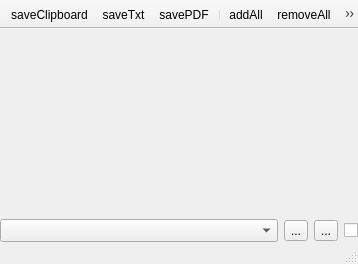
<?xml version="1.0" encoding="UTF-8"?>
<ui version="4.0">
 <class>CompareLines</class>
 <widget class="QMainWindow" name="CompareLines">
  <property name="geometry">
   <rect>
    <x>0</x>
    <y>0</y>
    <width>358</width>
    <height>264</height>
   </rect>
  </property>
  <property name="windowTitle">
   <string>MainWindow</string>
  </property>
  <property name="iconSize">
   <size>
    <width>20</width>
    <height>20</height>
   </size>
  </property>
  <property name="unifiedTitleAndToolBarOnMac">
   <bool>true</bool>
  </property>
  <widget class="QWidget" name="centralwidget">
   <layout class="QVBoxLayout" name="verticalLayout" stretch="1,0">
    <property name="leftMargin">
     <number>0</number>
    </property>
    <property name="topMargin">
     <number>0</number>
    </property>
    <property name="rightMargin">
     <number>0</number>
    </property>
    <property name="bottomMargin">
     <number>0</number>
    </property>
    <item>
     <widget class="nCustomPlot" name="plot" native="true"/>
    </item>
    <item>
     <widget class="QWidget" name="widget" native="true">
      <layout class="QHBoxLayout" name="horizontalLayout" stretch="1,0,0,0">
       <property name="leftMargin">
        <number>0</number>
       </property>
       <property name="topMargin">
        <number>0</number>
       </property>
       <property name="rightMargin">
        <number>0</number>
       </property>
       <property name="bottomMargin">
        <number>0</number>
       </property>
       <item>
        <widget class="QComboBox" name="image">
         <property name="font">
          <font>
           <pointsize>10</pointsize>
          </font>
         </property>
         <property name="neutrinoImage" stdset="0">
          <bool>true</bool>
         </property>
        </widget>
       </item>
       <item>
        <widget class="QToolButton" name="addImage">
         <property name="focusPolicy">
          <enum>Qt::NoFocus</enum>
         </property>
         <property name="toolTip">
          <string>Add image lineout</string>
         </property>
         <property name="text">
          <string>...</string>
         </property>
         <property name="icon">
          <iconset resource="../../../build-neutrinoMaster-Brew-Default/src/qrc/icons.qrc">
           <normaloff>:/icons/plus.png</normaloff>:/icons/plus.png</iconset>
         </property>
        </widget>
       </item>
       <item>
        <widget class="QToolButton" name="removeImage">
         <property name="focusPolicy">
          <enum>Qt::NoFocus</enum>
         </property>
         <property name="toolTip">
          <string>Remove image lineout</string>
         </property>
         <property name="text">
          <string>...</string>
         </property>
         <property name="icon">
          <iconset resource="../../../build-neutrinoMaster-Brew-Default/src/qrc/icons.qrc">
           <normaloff>:/icons/remove.png</normaloff>:/icons/remove.png</iconset>
         </property>
        </widget>
       </item>
       <item>
        <widget class="QCheckBox" name="current">
         <property name="font">
          <font>
           <pointsize>10</pointsize>
          </font>
         </property>
         <property name="toolTip">
          <string>Show current image lineout</string>
         </property>
         <property name="text">
          <string/>
         </property>
         <property name="neutrinoSave" stdset="0">
          <bool>true</bool>
         </property>
        </widget>
       </item>
      </layout>
     </widget>
    </item>
   </layout>
  </widget>
  <widget class="QToolBar" name="toolBar">
   <property name="windowTitle">
    <string>toolBar</string>
   </property>
   <property name="movable">
    <bool>false</bool>
   </property>
   <property name="floatable">
    <bool>false</bool>
   </property>
   <attribute name="toolBarArea">
    <enum>TopToolBarArea</enum>
   </attribute>
   <attribute name="toolBarBreak">
    <bool>false</bool>
   </attribute>
   <addaction name="actionSaveClipboard"/>
   <addaction name="actionSaveTxt"/>
   <addaction name="actionSavePDF"/>
   <addaction name="separator"/>
   <addaction name="actionAddAll"/>
   <addaction name="actionRemoveAll"/>
   <addaction name="separator"/>
   <addaction name="actionLine"/>
  </widget>
  <widget class="QStatusBar" name="statusBar">
   <property name="font">
    <font>
     <pointsize>10</pointsize>
    </font>
   </property>
  </widget>
  <action name="actionSaveClipboard">
   <property name="icon">
    <iconset>
     <normaloff>:icons//saveClipboard.png</normaloff>:icons//saveClipboard.png</iconset>
   </property>
   <property name="text">
    <string>saveClipboard</string>
   </property>
   <property name="toolTip">
    <string>Copy to Clipboard</string>
   </property>
  </action>
  <action name="actionSaveTxt">
   <property name="icon">
    <iconset>
     <normaloff>:icons//saveTxt.png</normaloff>:icons//saveTxt.png</iconset>
   </property>
   <property name="text">
    <string>saveTxt</string>
   </property>
   <property name="toolTip">
    <string>Export TXT</string>
   </property>
  </action>
  <action name="actionSavePDF">
   <property name="icon">
    <iconset>
     <normaloff>:icons//savePDF.png</normaloff>:icons//savePDF.png</iconset>
   </property>
   <property name="text">
    <string>savePDF</string>
   </property>
   <property name="toolTip">
    <string>Export PDF or SVG</string>
   </property>
  </action>
  <action name="actionLine">
   <property name="icon">
    <iconset>
     <normaloff>:icons//line.png</normaloff>:icons//line.png</iconset>
   </property>
   <property name="text">
    <string>rect</string>
   </property>
   <property name="toolTip">
    <string>Show Region</string>
   </property>
  </action>
  <action name="actionAddAll">
   <property name="icon">
    <iconset resource="../../../build-neutrinoMaster-Brew-Default/src/qrc/icons.qrc">
     <normaloff>:/icons/plus.png</normaloff>:/icons/plus.png</iconset>
   </property>
   <property name="text">
    <string>addAll</string>
   </property>
   <property name="toolTip">
    <string>add all images</string>
   </property>
  </action>
  <action name="actionRemoveAll">
   <property name="icon">
    <iconset resource="../../../build-neutrinoMaster-Brew-Default/src/qrc/icons.qrc">
     <normaloff>:/icons/remove.png</normaloff>:/icons/remove.png</iconset>
   </property>
   <property name="text">
    <string>removeAll</string>
   </property>
  </action>
 </widget>
 <customwidgets>
  <customwidget>
   <class>nCustomPlot</class>
   <extends>QWidget</extends>
   <header>nCustomPlots.h</header>
   <container>1</container>
  </customwidget>
 </customwidgets>
 <resources>
  <include location="../../../build-neutrinoMaster-Brew-Default/src/qrc/icons.qrc"/>
 </resources>
 <connections/>
</ui>
